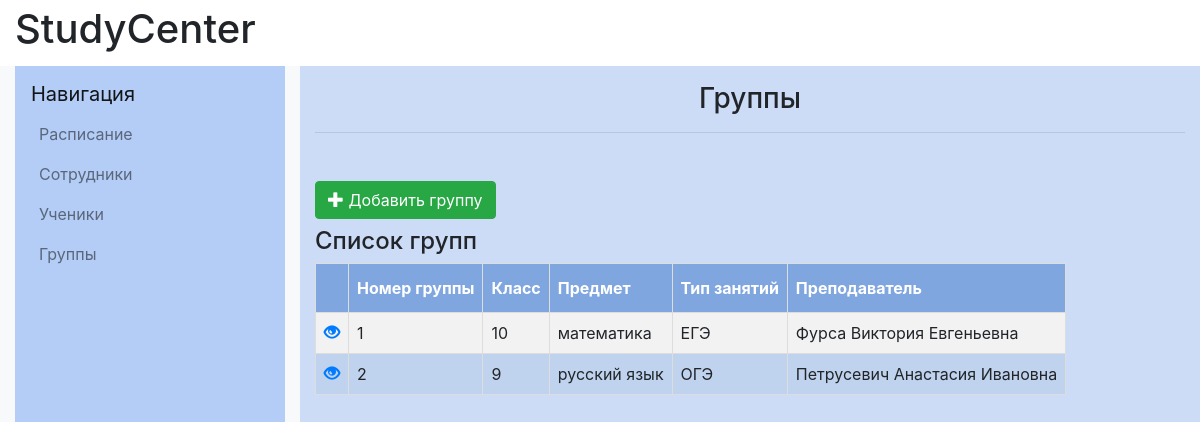
The page /groups/ on the database as committed earlier.
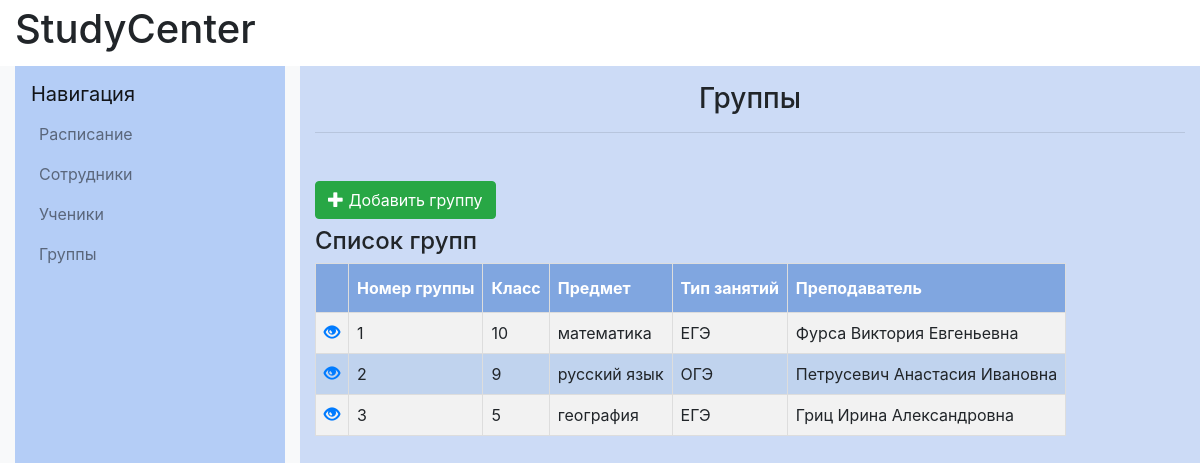
The same page on the database as committed later.
### catalog/models.py (models this page shows, shortened)
class Group(models.Model):
    subject = models.ForeignKey(Subject, on_delete=models.CASCADE)
    grade = models.IntegerField(validators=[
        MaxValueValidator(11),
        MinValueValidator(1)
    ])
    group_capacity = models.IntegerField(default=1,
                                         validators=[
                                            MaxValueValidator(8),
                                            MinValueValidator(1)
    ])
    type = models.ForeignKey(Type, on_delete=models.CASCADE)
    teacher=models.ForeignKey(Worker,
                              on_delete=models.CASCADE,
                              null=True,
                              default=None
    )
    objects = models.Manager()
    created = models.BooleanField(default=False)

class Subject(models.Model):
    name=models.CharField(max_length=100)
    objects=models.Manager()
    def __str__(self):
        return self.name

class Type(models.Model):
    name=models.CharField(max_length=100)
    objects=models.Manager()
    def __str__(self):
        return self.name

class Worker(models.Model):
    firstname=models.CharField(max_length=20, verbose_name="Имя")
    lastname=models.CharField(max_length=20, verbose_name="Фамилия")
    fathername=models.CharField(max_length=20, verbose_name="Отчество")
    date_of_birth=models.DateField(verbose_name="Дата рождения")
    gender=models.IntegerField(validators=[MinValueValidator(0), MaxValueValidator(1)], verbose_name="Пол")
    subject = models.ManyToManyField(Subject, verbose_name="Дисциплины")
    phone_number=models.CharField(max_length=11,validators=[MinLengthValidator(11)], verbose_name="Номер телефона")
    email=models.EmailField(verbose_name="E-mail")
    objects=models.Manager()
    registration_date=models.DateField()
    DoesNotExist = models.Manager

### catalog/views.py (the view)
# urls.py: path('groups/', views.groups, name='groups'),
def groups(request):
    groups = Group.objects.all()
    return render(request, "group/groups.html", {"groups": groups})

### catalog/templates/group/groups.html (shortened to what this page needs)
{% extends "base_generic.html" %}
{% block content%}
            <div class="col-md-8 col-lg-9 content-container" style="background-color: #ccdbf6">
                <h1 class="h3 text-center mt-3">Группы</h1>
                <hr class="mb-5">
                <section >
                    <a class="btn btn-success" href="{% url 'group_new' %}" class="top-menu"><span class="glyphicon glyphicon-plus"></span> Добавить группу</a>
                    <h4>Список групп</h4>
                    <table id="mytable">
                        <tr>
                            <th></th>
                            <th>Номер группы</th>
                            <th>Класс</th>
                            <th>Предмет</th>
                            <th>Тип занятий</th>
                            <th>Преподаватель</th>
                        </tr>
                        {% for group in groups %}
                        <tr><td><a href="{% url 'group_detail' pk=group.pk %}" class="top-menu"><span class="glyphicon glyphicon-eye-open"></span></a></td>
                            <td>{{ group.id }}</td>
                            <td>{{ group.grade }}</td>
                            <td>{{ group.subject }}</td>
                            <td>{{ group.type }}</td>
                            <td>{{ group.teacher.lastname }} {{ group.teacher.firstname }} {{ group.teacher.fathername }}</td>
                        </tr>
                        {% endfor %}
                    </table>
                </section>
            </div>
{% endblock content %}

Rows that differ between the two databases and show on the page:
added Group: id "3", grade "5", subject "география", type "ЕГЭ", teacher.lastname "Гриц", teacher.firstname "Ирина", teacher.fathername "Александровна"
